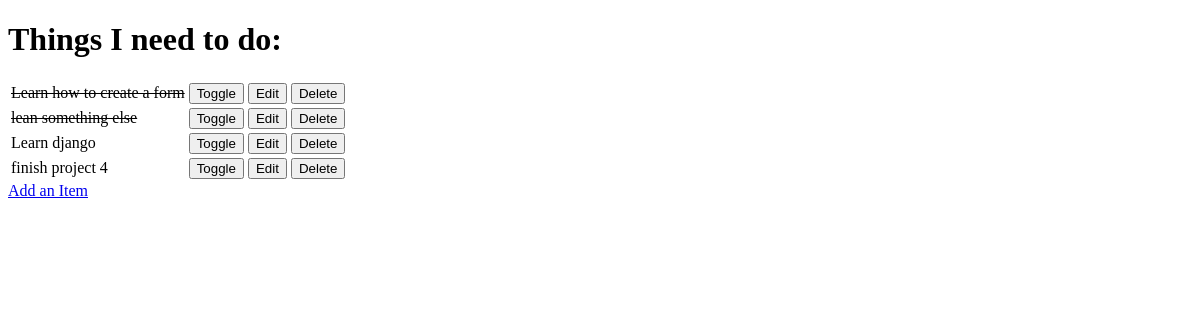
The app's page /, older data.
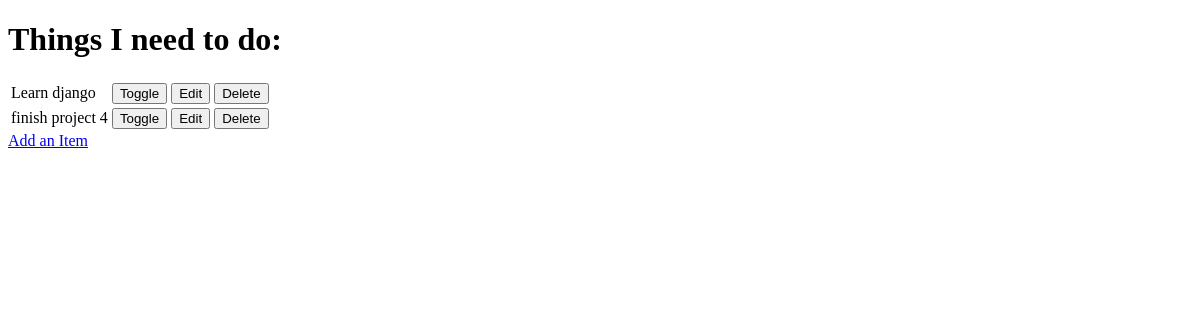
The same page, newer data.
### todo/models.py (models this page shows, shortened)
class Items(models.Model):
    name = models.CharField(max_length=50, null=False, blank=False)
    done = models.BooleanField(null=False, blank=False, default=False)

### todo/views.py (the view)
# urls.py: path('', views.get_todo_list, name='get_todo_list'),
def get_todo_list(request):
    items = Items.objects.all()
    context = {
        'items': items
    }
    return render(request, "todo/todo_list.html", context)

### todo/templates/todo/todo_list.html (shortened to what this page needs)
<!DOCTYPE html>
<html lang="en">
<head>
</head>
<body>
    <h1>Things I need to do:</h1>
    <table>
        {% for item in items %}
            <tr>
                {% if item.done %}
                    <td><strike>{{ item.name }}</strike></td>
                {% else %}
                    <td>{{ item.name }}</td>
                {% endif %}
                <td>
                    <a href="/toggle/{{ item.id }}">
                        <button>Toggle</button>
                    </a>
                </td>
                <td>
                    <a href="/edit/{{ item.id }}">
                        <button>Edit</button>
                    </a>
                </td>
                <td>
                    <a href="/delete/{{ item.id }}">
                        <button>Delete</button>
                    </a>
                </td>
            </tr>
        {% empty %}
            <tr><td>You have nothing to do.</td></tr>
        {% endfor %}
    </table>
    <a href="/add">Add an Item</a>
</body>
</html>
</html>

Row changes from the older to the newer data that the page shows:
removed Items: name "Learn how to create a form"
removed Items: name "lean something else"
